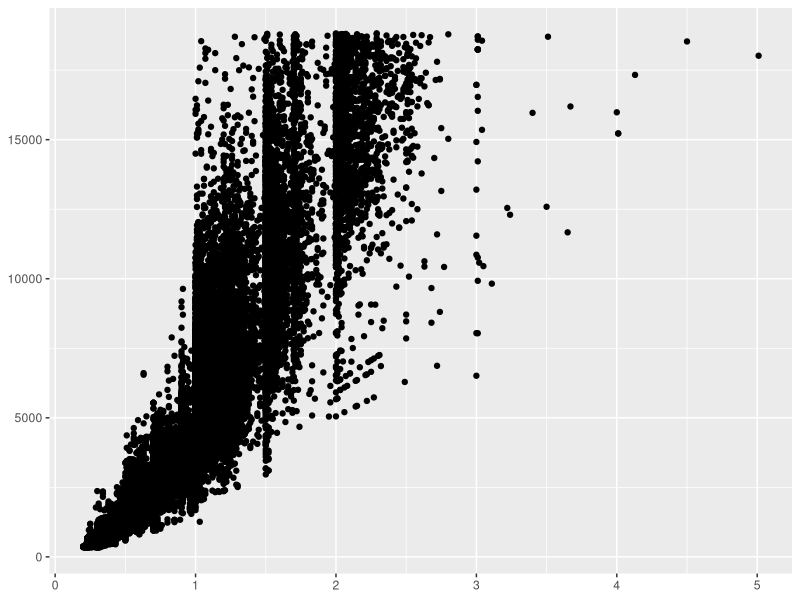
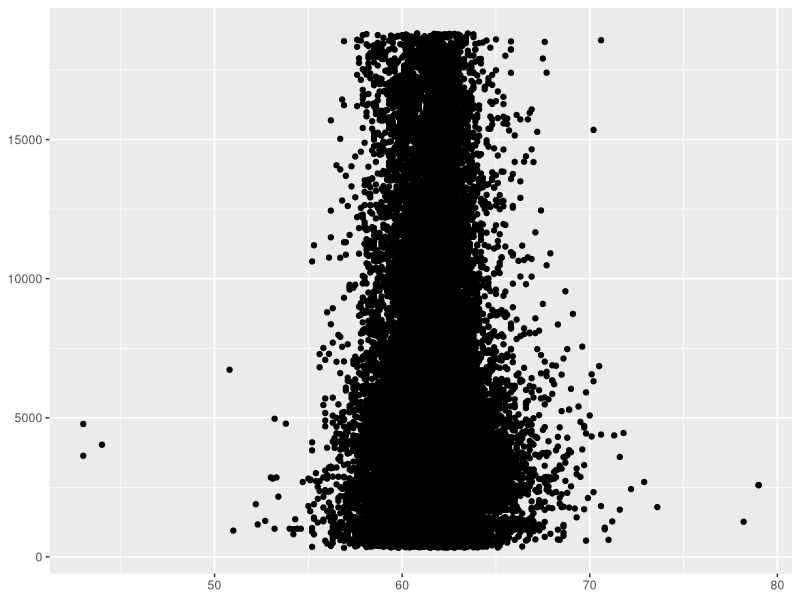
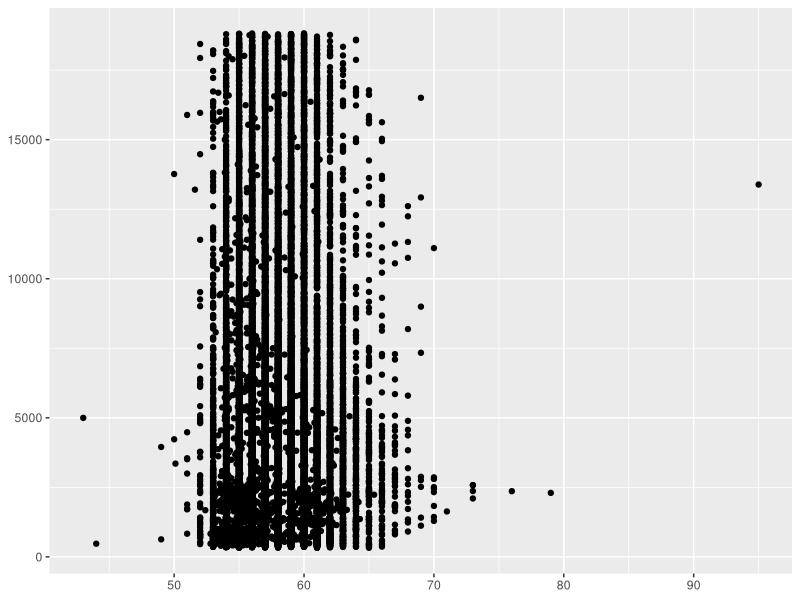
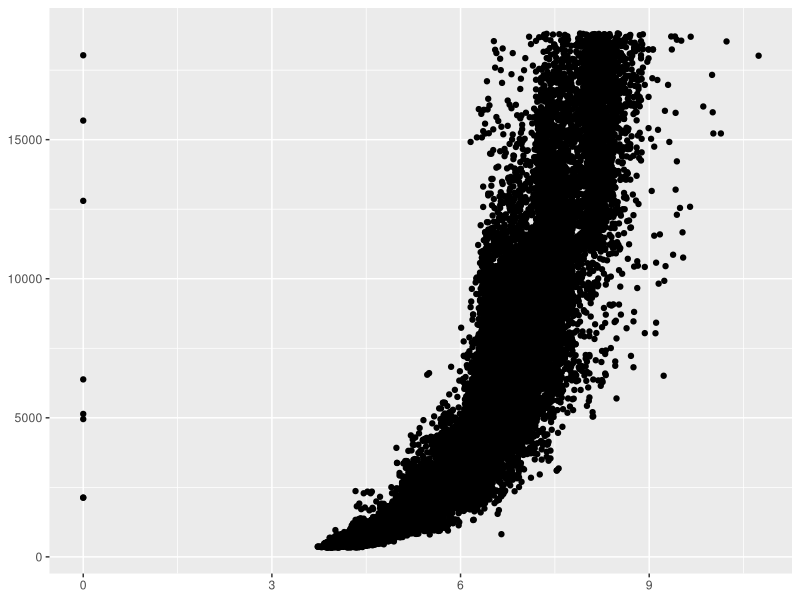
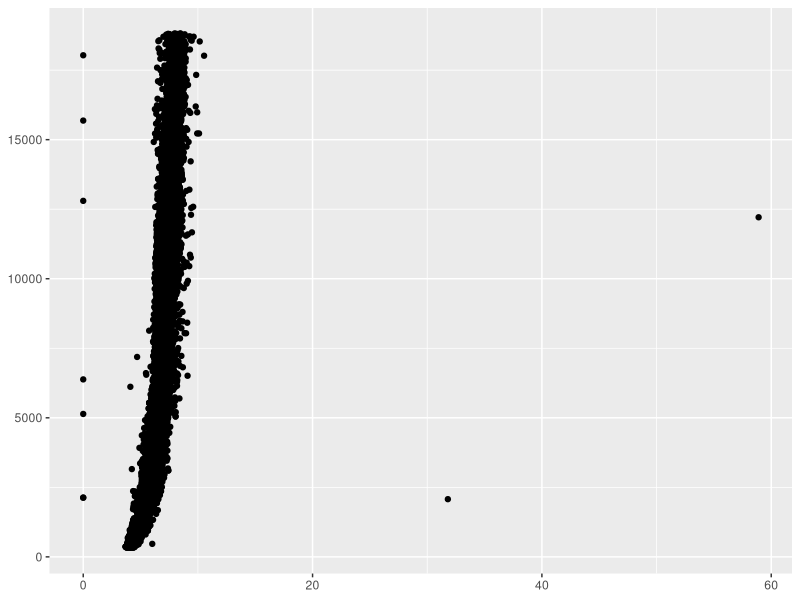
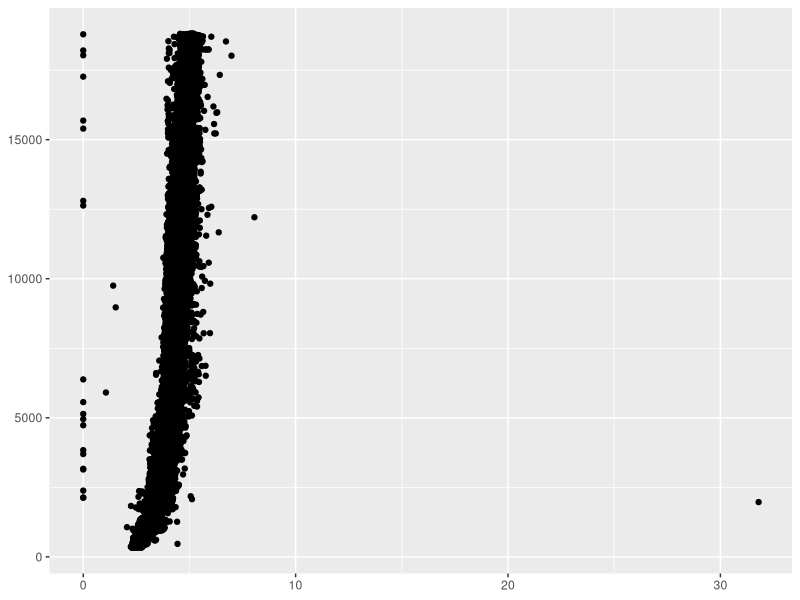
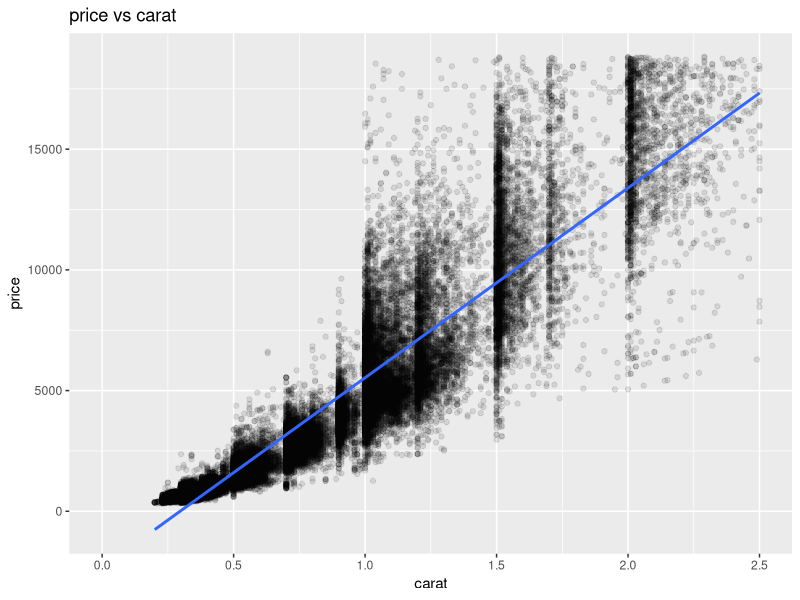
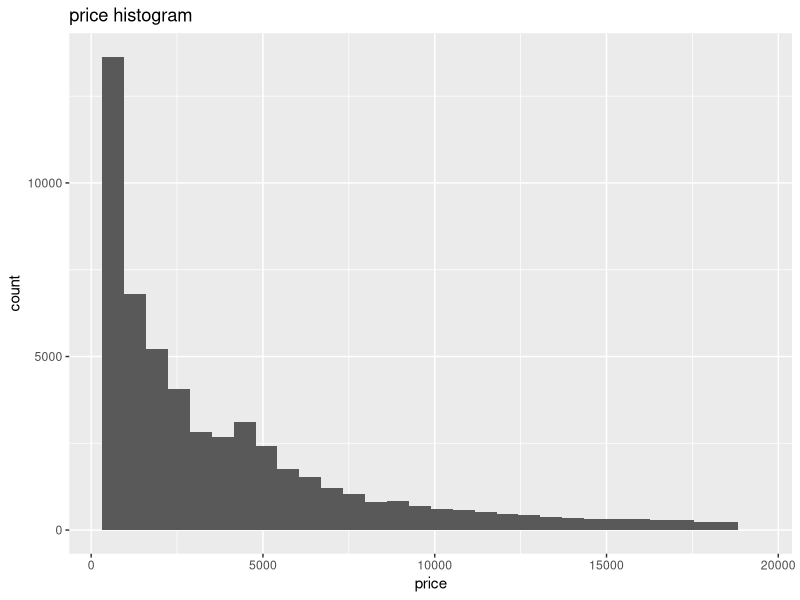

The R script that drew these images, in order: (Note: this script raises an error after producing the figures.)
library(tidyverse)

diamonds
ggplot(diamonds,aes(carat,price))+geom_point()+labs(x=NULL,y=NULL)
ggplot(diamonds,aes(depth,price))+geom_point()+labs(x=NULL,y=NULL)
ggplot(diamonds,aes(table,price))+geom_point()+labs(x=NULL,y=NULL)
ggplot(diamonds,aes(x,price))+geom_point()+labs(x=NULL,y=NULL)
ggplot(diamonds,aes(y,price))+geom_point()+labs(x=NULL,y=NULL)
ggplot(diamonds,aes(z,price))+geom_point()+labs(x=NULL,y=NULL)
ggplot(diamonds,aes(carat,price))+geom_point(alpha=0.1)+xlim(0,2.5)+stat_smooth(method=lm)+ggtitle("price vs carat")


ggplot(diamonds,aes(price))+geom_histogram()+ggtitle("price histogram")
gplot(diamonds,aes(price))+geom_histogram()+ggtitle("log10(price) histogram")+scale_x_log10()
ggplot(diamonds,aes(carat))+geom_histogram()+ggtitle("carat histogram")
ggplot(diamonds,aes(carat))+geom_histogram()+scale_x_log10()+ggtitle("log10(carat) histogram")
ggplot(diamonds,aes(log10(carat),log10(price)))+geom_point(alpha=0.1)+xlim(-0.8,0.8)+ylim(2.5,4.3)+ggtitle("log10(price) vs log10(carat)")+stat_smooth(method=lm)


ggplot(diamonds,aes(log10(carat),log10(price),color=cut))+geom_point(alpha=0.3)+xlim(-0.8,0.8)+ylim(2.5,4.3)+ggtitle("log10(price) vs log10(carat) & cut")+guides(color=guide_legend(override.aes=list(alpha=1)))
ggplot(diamonds,aes(log10(carat),log10(price),color=clarity))+geom_point(alpha=0.3)+xlim(-0.8,0.8)+ylim(2.5,4.3)+ggtitle("log10(price) vs log10(carat) & clarity")+guides(color=guide_legend(override.aes=list(alpha=1)))
ggplot(diamonds,aes(log10(carat),log10(price),color=color))+geom_point(alpha=0.3)+xlim(-0.8,0.8)+ylim(2.5,4.3)+ggtitle("log10(price) vs log10(carat) & color")+guides(color=guide_legend(override.aes=list(alpha=1)))
